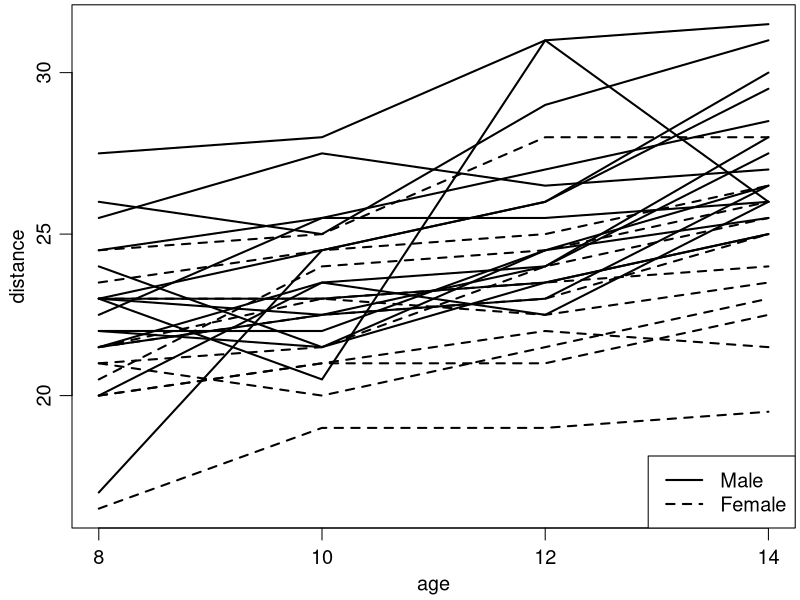
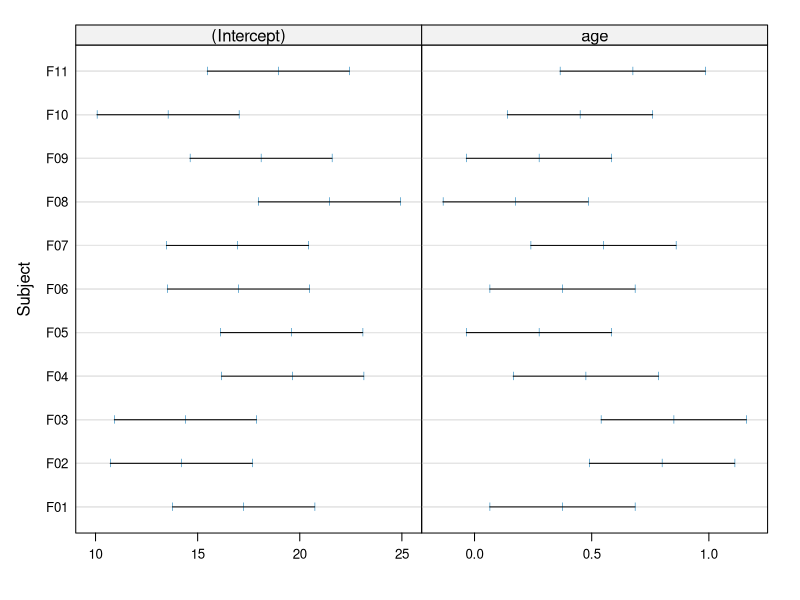
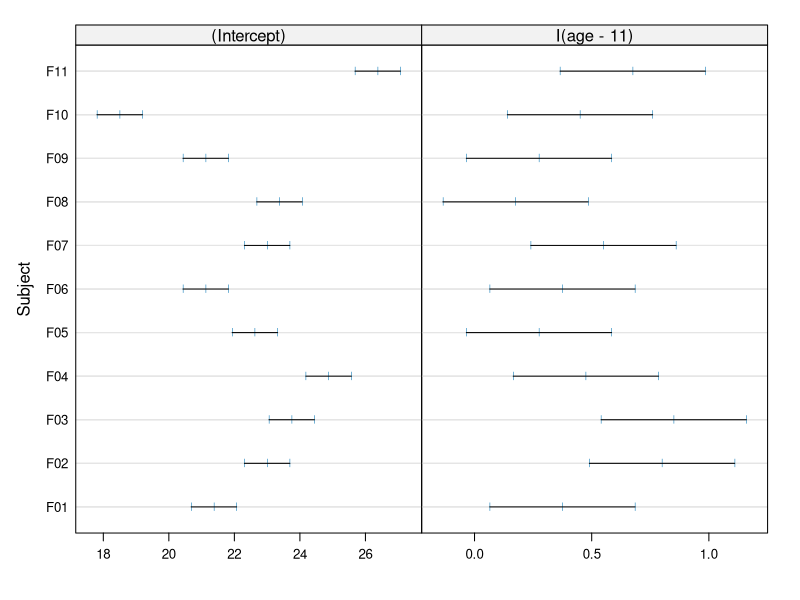
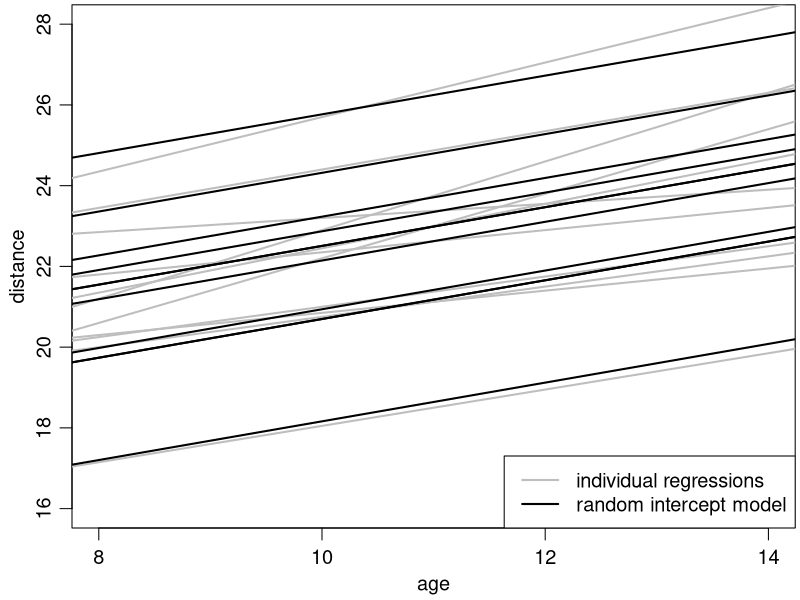
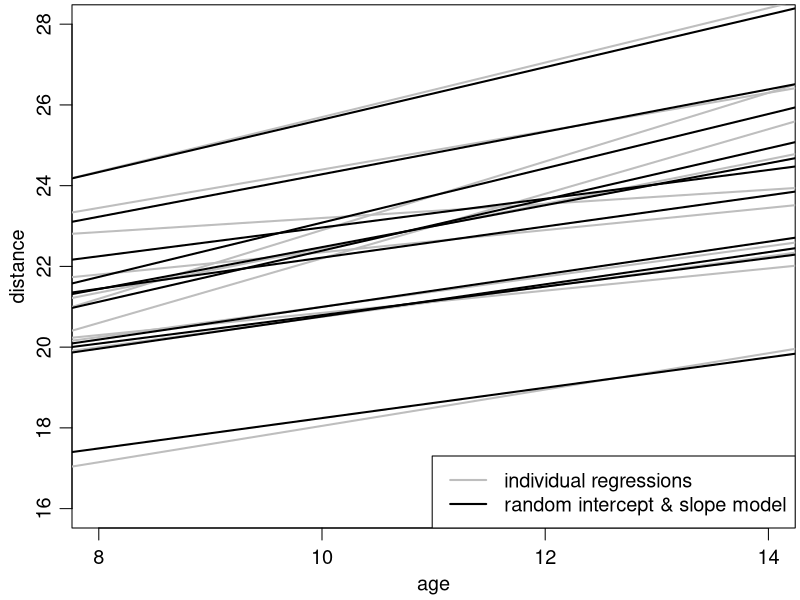
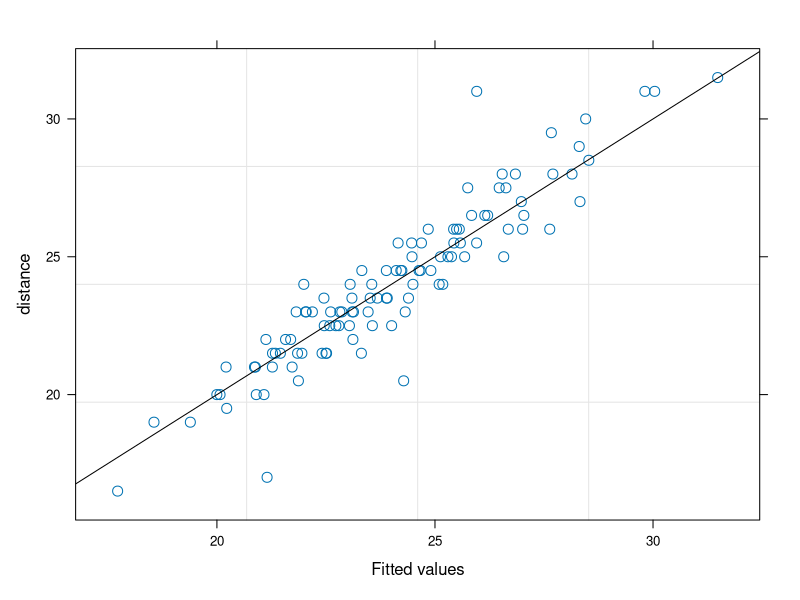
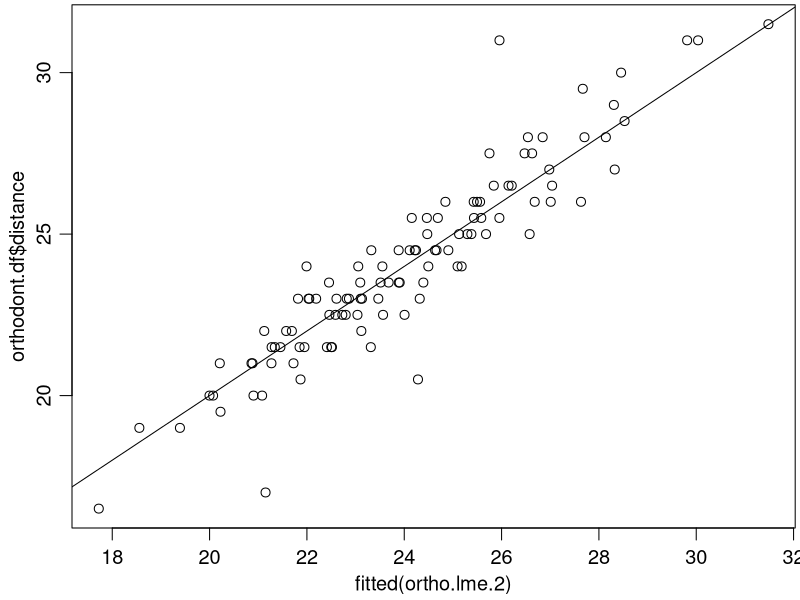
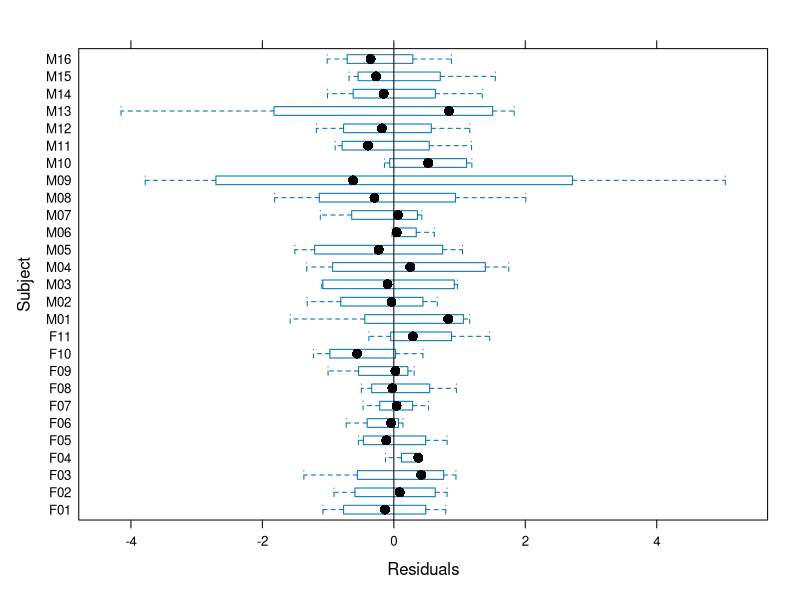

Write R code to recreate these figures, in order.
library(nlme)

orthodont.df <- data.frame(Orthodont)
orthodont.df$Subject <- factor(as.character(orthodont.df$Subject), ordered = FALSE)

par(oma=c(0,0,0,0), mar=c(3,3,0.2,0.2), mgp=c(1.8, 0.7, 0), cex=1.2)
plot(orthodont.df$age, orthodont.df$distance, xlab='age', ylab='distance', type='n', axes=FALSE)
axis(1, at=seq(8, 14, 2))
axis(2)
box()
for (s.index in 1:length(unique(orthodont.df$Subject))) {
  s <- unique(orthodont.df$Subject)[s.index]
  lines(orthodont.df$age[orthodont.df$Subject==s], orthodont.df$distance[orthodont.df$Subject==s], lty=1*(unique(orthodont.df$Sex[orthodont.df$Subject==s])=='Female')+1, lwd=2)
}
legend('bottomright', lty=c(1, 2), c('Male', 'Female'), lwd=2)


##############
# girls only #
##############

ortho.fem <- orthodont.df[orthodont.df$Sex=='Female',]

if (FALSE) {
postscript(file = "U:/vock/lehre/mixed_models/tex/ortho.fem.eps", onefile=TRUE,
  paper="special", width=7, height=5, family="Times", horizontal=FALSE)
par(oma=c(0,0,0,0), mar=c(3,3,0.2,0.2), mgp=c(1.8, 0.7, 0), cex=1.2)
plot(ortho.fem$age, ortho.fem$distance, xlab='age', ylab='distance', type='n', ylim=c(16, 28), axes=FALSE)
axis(1, at=seq(8, 14, 2))
axis(2)
box()
for (s.index in 1:length(unique(ortho.fem$Subject))) {
  s <- unique(ortho.fem$Subject)[s.index]
  lines(ortho.fem$age[ortho.fem$Subject==s], ortho.fem$distance[ortho.fem$Subject==s], lty=3*(s.index%%2)+2, lwd=2)
}
dev.off()
} # end if (FALSE)


# separate linear regression models per subject
ortho.fem.lmlist.1 <- lmList(distance ~ age | Subject, data=ortho.fem)
coef(ortho.fem.lmlist.1)
lapply(ortho.fem.lmlist.1, summary) # sigma-hat is also different
cbind(coef(ortho.fem.lmlist.1), 
  sigma=sapply(ortho.fem.lmlist.1, function(m) {summary(m)$sigma}))
plot(intervals(ortho.fem.lmlist.1))

# same as before, but with centered data
ortho.fem.lmlist.2 <- lmList(distance ~ I(age-11) | Subject, data=ortho.fem)
coef(ortho.fem.lmlist.2)
plot(intervals(ortho.fem.lmlist.2))

# a similar (common) model using lm
summary(lm(distance ~ age * Subject, data=ortho.fem))

# plot of the fitted regression lines
if (FALSE) {
postscript(file = "U:/vock/lehre/mixed_models/tex/ortho.fem.lmlist.eps", onefile=TRUE,
  paper="special", width=7, height=5, family="Times", horizontal=FALSE)
par(oma=c(0,0,0,0), mar=c(3,3,0.2,0.2), mgp=c(1.8, 0.7, 0), cex=1.2)
plot(ortho.fem$age, ortho.fem$distance, xlab='age', ylab='distance', type='n', ylim=c(16, 28), axes=FALSE)
axis(1, at=seq(8, 14, 2))
axis(2)
box()
for (s.index in 1:length(unique(ortho.fem$Subject))) {
  s <- unique(ortho.fem$Subject)[s.index]
  lines(ortho.fem$age[ortho.fem$Subject==s], ortho.fem$distance[ortho.fem$Subject==s], lty=3*(s.index%%2)+2, lwd=2, col='grey')
}
for (s.index in 1:length(unique(ortho.fem$Subject))) {
#  abline(rbind(c(1,-11),c(0,1)) %*% as.numeric(coef(ortho.fem.lmlist.2)[s.index,]), lwd=2)
  abline(as.numeric(coef(ortho.fem.lmlist.1)[s.index,]), lwd=2)
}
dev.off()
} # end if (FALSE)

# random intercept model
ortho.fem.lme.1 <- lme(distance ~ age, random = ~ 1 | Subject, data=ortho.fem)
ortho.fem.lme.1

# comparison to the individual regression lines
plot(ortho.fem$age, ortho.fem$distance, xlab='age', ylab='distance', type='n', ylim=c(16, 28), axes=FALSE)
axis(1, at=seq(8, 14, 2))
axis(2)
box()
for (s.index in 1:length(unique(ortho.fem$Subject))) {
  abline(as.numeric(coef(ortho.fem.lmlist.1)[s.index,]), lwd=2, col='grey')
}
for (s.index in 1:length(unique(ortho.fem$Subject))) {
  abline(as.numeric(coef(ortho.fem.lme.1)[s.index,]), lwd=2)
}
legend('bottomright', lty=1, lwd=2, col=c('grey', 'black'), c('individual regressions', 'random intercept model'))


# random intercept and slope model
ortho.fem.lme.2 <- lme(distance ~ age, random = ~ age | Subject, data=ortho.fem)
ortho.fem.lme.2

# comparison to the individual regression lines
plot(ortho.fem$age, ortho.fem$distance, xlab='age', ylab='distance', type='n', ylim=c(16, 28), axes=FALSE)
axis(1, at=seq(8, 14, 2))
axis(2)
box()
for (s.index in 1:length(unique(ortho.fem$Subject))) {
  abline(as.numeric(coef(ortho.fem.lmlist.1)[s.index,]), lwd=2, col='grey')
}
for (s.index in 1:length(unique(ortho.fem$Subject))) {
  abline(as.numeric(coef(ortho.fem.lme.2)[s.index,]), lwd=2)
}
legend('bottomright', lty=1, lwd=2, col=c('grey', 'black'), c('individual regressions', 'random intercept & slope model'))


library(lme4)
ortho.fem.lmer.1 <- lmer(distance ~ age + (1 | Subject), data=ortho.fem)
ortho.fem.lmer.1
ortho.fem.lmer.2 <- lmer(distance ~ age + (age | Subject), data=ortho.fem)
ortho.fem.lmer.2
detach(package:lme4)


# model comparison: LRT
anova(ortho.fem.lme.1, ortho.fem.lme.2)

detach(package:nlme)
library(lme4)
ortho.fem.lmer.1 <- lmer(distance ~ age + (1 | Subject), data=ortho.fem)
ortho.fem.lmer.2 <- lmer(distance ~ age + (age | Subject), data=ortho.fem)
anova(ortho.fem.lmer.1, ortho.fem.lmer.2) # switches to ML estimation
anova(ortho.fem.lmer.1, ortho.fem.lmer.2, refit=FALSE)
detach(package:lme4)
library(nlme)



##################
# girls and boys #
##################

ortho.lme.1 <- lme(distance ~ I(age-11), random = ~ I(age-11) | Subject, data=orthodont.df)
ortho.lme.1

ortho.lme.2 <- lme(distance ~ Sex * I(age-11), random = ~ I(age-11) | Subject, data=orthodont.df)
summary(ortho.lme.2)


fitted(ortho.lme.2, level=0:1)


# observed vs. fitted
plot(ortho.lme.2, distance ~ fitted(.), abline=c(0, 1))
# or:
plot(fitted(ortho.lme.2), orthodont.df$distance)
abline(0, 1)

if (FALSE) {
postscript(file = "U:/vock/lehre/mixed_models/tex/ortho.lme.2.observed.vs.fitted.eps", onefile=TRUE,
  paper="special", width=7, height=5, family="Times", horizontal=FALSE)
par(oma=c(0,0,0,0), mar=c(3,3,0.2,0.2), mgp=c(1.8, 0.7, 0), cex=1.2)
plot(fitted(ortho.lme.2), orthodont.df$distance, 
  xlim=range(orthodont.df$distance), ylim=range(orthodont.df$distance),
  xlab='Fitted value', ylab='Observed value')
abline(0, 1)
dev.off()
} # end if (FALSE)


##########################
# within-group residuals #
##########################

# boxplot of residuals by subject
plot(ortho.lme.2, Subject ~ resid(.), abline=0)
# or:
boxplot(resid(ortho.lme.2) ~ orthodont.df$Subject)
abline(h=0, lty='dotted')

if (FALSE) {
postscript(file = "U:/vock/lehre/mixed_models/tex/ortho.lme.2.residuals.eps", onefile=TRUE,
  paper="special", width=7, height=5, family="Times", horizontal=FALSE)
par(oma=c(0,0,0,0), mar=c(3.5,3,0.2,0.2), mgp=c(1.8, 0.7, 0), cex=1.2)
boxplot(resid(ortho.lme.2) ~ orthodont.df$Subject, axes=FALSE, ylab='Residual', ylim=c(-1, 1)*max(abs(resid(ortho.lme.2))))
axis(1, at=1:length(levels(orthodont.df$Subject)), labels=levels(orthodont.df$Subject), las=2)
axis(2)
mtext(side=1, line=2.3, 'Subject', cex=1.2)
box()
abline(h=0, lty='dotted')
dev.off()
}

# alternative to the boxplot
plot(resid(ortho.lme.2) ~ as.numeric(orthodont.df$Subject), axes=FALSE, ylab='Residual', xlab='Subject', ylim=c(-1, 1)*max(abs(resid(ortho.lme.2))), pch=16)
segments(1:length(levels(orthodont.df$Subject)), sapply(split(resid(ortho.lme.2), orthodont.df$Subject), min), 1:length(levels(orthodont.df$Subject)), sapply(split(resid(ortho.lme.2), orthodont.df$Subject), max))
segments(1:length(levels(orthodont.df$Subject)), sapply(split(resid(ortho.lme.2), orthodont.df$Subject), function(x) {sort(x)[2]}), 1:length(levels(orthodont.df$Subject)), sapply(split(resid(ortho.lme.2), orthodont.df$Subject), function(x) {sort(x)[3]}), lwd=5)
axis(1, at=1:length(levels(orthodont.df$Subject)), labels=levels(orthodont.df$Subject), las=2)
axis(2)
box()
abline(h=0, lty='dotted')

# scatter plots of residuals vs. fitted values, by sex
plot(ortho.lme.2, resid(.) ~ fitted(.) | Sex, grid=FALSE, abline=0, lty='dotted')
# or:
par(mfrow=c(1,2))
plot(fitted(ortho.lme.2)[orthodont.df$Sex=='Female'], resid(ortho.lme.2)[orthodont.df$Sex=='Female'], ylim=c(-1, 1)*max(abs(resid(ortho.lme.2))), xlim=range(fitted(ortho.lme.2)), xlab='Fitted value', ylab='Residual', main='Sex == Female')
abline(h=0, lty='dotted')
plot(fitted(ortho.lme.2)[orthodont.df$Sex=='Male'], resid(ortho.lme.2)[orthodont.df$Sex=='Male'], ylim=c(-1, 1)*max(abs(resid(ortho.lme.2))), xlim=range(fitted(ortho.lme.2)), xlab='Fitted value', ylab='Residual', main='Sex == Male')
abline(h=0, lty='dotted')
par(mfrow=c(1,1))

if (FALSE) {
postscript(file = "U:/vock/lehre/mixed_models/tex/ortho.lme.2.res.by.sex.eps", onefile=TRUE,
  paper="special", width=7, height=5, family="Times", horizontal=FALSE)
par(oma=c(0,0,0,0), mar=c(3,3,0.2,0.2), mgp=c(1.8, 0.7, 0), cex=1)
plot(ortho.lme.2, resid(.) ~ fitted(.) | Sex, grid=FALSE, abline=0, lty='dotted', scales=list(cex=1.2), 
  par.settings=list(axis.text=list(cex=1.2), par.xlab.text=list(cex=1.2), par.ylab.text=list(cex=1.2), add.text=list(cex=1.2)))
dev.off()
} # end if (FALSE)

# residuals vs. age by subject
plot(ortho.lme.2, resid(.) ~ age | Subject, grid=FALSE, abline=0, lty='dotted')
# girls and boys in separate rows
plot(ortho.lme.2, resid(.) ~ age | Subject, grid=FALSE, abline=0, lty='dotted', layout=c(6,5,1), skip=c(rep(FALSE, 11), TRUE, rep(FALSE, 16)))

if (FALSE) {
postscript(file = "U:/vock/lehre/mixed_models/tex/ortho.lme.2.res.vs.age.by.subject.eps", onefile=TRUE,
  paper="special", width=7, height=5, family="Times", horizontal=FALSE)
par(oma=c(0,0,0,0), mar=c(3,3,0.2,0.2), mgp=c(1.8, 0.7, 0), cex=0.8)
plot(ortho.lme.2, resid(.) ~ age | Subject, grid=FALSE, abline=0, lty='dotted', layout=c(8,4,1), skip=c(rep(FALSE, 11), rep(TRUE, 5), rep(FALSE, 16)),
  scales=list(x=list(limits=c(7, 15), at=c(8, 10, 12, 14)), y=list(at=c(-3, 0, 3))),
  par.settings=list(par.xlab.text=list(cex=1.2), par.ylab.text=list(cex=1.2)))
#plot(ortho.lme.2, resid(.) ~ fitted(.) | Sex, grid=FALSE, abline=0, lty='dotted', scales=list(cex=1.2), 
#  par.settings=list(axis.text=list(cex=1.2), par.xlab.text=list(cex=1.2), par.ylab.text=list(cex=1.2), add.text=list(cex=1.2)))
dev.off()
} # end if (FALSE)

# normal QQ plots
qqnorm(resid(ortho.lme.2))
# or:
qqnorm(ortho.lme.2, ~ resid(.))

# identifying the outliers: (ESC to stop)
identify(qqnorm(resid(ortho.lme.2)), labels=orthodont.df$Subject)

# separate normal QQ plots by sex
par(mfrow=c(1,2))
qqnorm(resid(ortho.lme.2)[orthodont.df$Sex=='Male'], xlim=c(-2.5, 2.5), ylim=range(resid(ortho.lme.2)), main='Sex == Male')
qqnorm(resid(ortho.lme.2)[orthodont.df$Sex=='Female'], xlim=c(-2.5, 2.5), ylim=range(resid(ortho.lme.2)), main='Sex == Female')
par(mfrow=c(1,1))
# this is not the same as
qqnorm(ortho.lme.2, ~ resid(.) | Sex)
# which roughly corresponds to:
qqnorm(resid(ortho.lme.2), col=as.numeric(orthodont.df$Sex)+1, datax=TRUE)

if (FALSE) {
postscript(file = "U:/vock/lehre/mixed_models/tex/ortho.lme.2.qqnorm.eps", onefile=TRUE,
  paper="special", width=7, height=5, family="Times", horizontal=FALSE)
par(oma=c(0,0,0,0), mar=c(3,3,0.2,0.2), mgp=c(1.8, 0.7, 0), cex=1.2)
qqnorm(resid(ortho.lme.2), main='')
dev.off()
postscript(file = "U:/vock/lehre/mixed_models/tex/ortho.lme.2.qqnorm.by.sex.eps", onefile=TRUE,
  paper="special", width=7, height=5, family="Times", horizontal=FALSE)
par(oma=c(0,0,0,0), mar=c(3,3,1.5,0.2), mgp=c(1.8, 0.7, 0), cex=1.2)
par(mfrow=c(1,2))
qqnorm(resid(ortho.lme.2)[orthodont.df$Sex=='Male'], xlim=c(-2.5, 2.5), ylim=range(resid(ortho.lme.2)), main='Sex == Male', cex.lab=1.2)
qqnorm(resid(ortho.lme.2)[orthodont.df$Sex=='Female'], xlim=c(-2.5, 2.5), ylim=range(resid(ortho.lme.2)), main='Sex == Female', cex.lab=1.2)
par(mfrow=c(1,1))
dev.off()
} # end if (FALSE)

# attempts to assess the independence of residuals and random effects
# residuals vs. single random effects
plot(ortho.lme.2, resid(.) ~ rep(ranef(.)$'(Intercept)', each=4), grid=FALSE, abline=0, lty='dotted', xlab='Random intercepts')
plot(ortho.lme.2, resid(.) ~ rep(ranef(.)$'I(age - 11)', each=4), grid=FALSE, abline=0, lty='dotted', xlab='Random coefficients for age')
# residuals vs. random-effects part of the predictions
plot(ortho.lme.2, resid(.) ~ fitted(., level=1) - fitted(., level=0), grid=FALSE, abline=0, lty='dotted', xlab='Random-effects part of the prediction')
plot(ortho.lme.2, resid(.) ~ fitted(., level=1) - fitted(., level=0) | Subject, grid=FALSE, abline=0, lty='dotted', xlab='Random-effects part of the prediction')


##################
# random effects #
##################

# QQ plots
qqnorm(ortho.lme.2, ~ ranef(.))

if (FALSE) {
postscript(file = "U:/vock/lehre/mixed_models/tex/ortho.lme.2.qqnorm.ranef.eps", onefile=TRUE,
  paper="special", width=7, height=5, family="Times", horizontal=FALSE)
par(oma=c(0,0,0,0), mar=c(3,3,0.2,0.2), mgp=c(1.8, 0.7, 0), cex=1.2)
qqnorm(ortho.lme.2, ~ ranef(.), id=0.1, cex=0.8, adj=c(0.5, -0.6),
#qqnorm(ortho.lme.2, ~ ranef(.), 
  par.settings=list(axis.text=list(cex=1.2), par.xlab.text=list(cex=1.2), par.ylab.text=list(cex=1.2), add.text=list(cex=1.2)))
dev.off()
} # end if (FALSE)

# boxplots of random intercepts/age effects by sex
re <- ranef(ortho.lme.2, augFrame=TRUE)
boxplot(re$'(Intercept)' ~ re$Sex)
abline(h=0, lty='dotted')
boxplot(re$'I(age - 11)' ~ re$Sex)
abline(h=0, lty='dotted')

if (FALSE) {
postscript(file = "U:/vock/lehre/mixed_models/skript_folien/ortho.lme.2.boxplot.ranef.eps", onefile=TRUE,
  paper="special", width=7, height=5, family="Times", horizontal=FALSE)
par(oma=c(0,0,0,0), mar=c(3,3,0.2,0.2), mgp=c(1.8, 0.7, 0), cex=1.2)
par(mfrow=c(1,2))
boxplot(re$'(Intercept)' ~ re$Sex, 
  ylim=c(-1, 1)*max(abs(re$'(Intercept)')), xlab='Sex', ylab='Intercept', cex.lab=1.2)
abline(h=0, lty='dotted')
boxplot(re$'I(age - 11)' ~ re$Sex, 
  ylim=c(-1, 1)*max(abs(re$'I(age - 11)')), xlab='Sex', ylab='I(age - 11)', cex.lab=1.2)
abline(h=0, lty='dotted')
par(mfrow=c(1,1))
dev.off()
} # end if (FALSE)

# homogeneity of Psi across sexes (covariance structure of the random effects):
# scatter plots of the predicted random effects, separately for girls and boys
re <- ranef(ortho.lme.2, augFrame=TRUE)
par(mfrow=c(1, 2))
with(re[re$Sex=='Male',], plot(`(Intercept)`, `I(age - 11)`, 
  xlim=c(-1, 1)*max(abs(re$`(Intercept)`)), ylim=c(-1, 1)*max(abs(re$`I(age - 11)`)),
  main='Sex == Male', xlab='Intercept'))
with(re[re$`I(age - 11)` > 0.2,], text(`(Intercept)`, `I(age - 11)`, 
  dimnames(re)[[1]][re$`I(age - 11)` > 0.2], cex=0.8, adj=c(0.5, 1.6)))
abline(h=0, v=0, lty='dotted')
with(re[re$Sex=='Female',], plot(`(Intercept)`, `I(age - 11)`, 
  xlim=c(-1, 1)*max(abs(re$`(Intercept)`)), ylim=c(-1, 1)*max(abs(re$`I(age - 11)`)),
  main='Sex == Female', xlab='Intercept'))
abline(h=0, v=0, lty='dotted')
par(mfrow=c(1, 1))

# similar plot, using lattice::xyplot
with(re, lattice::xyplot(`I(age - 11)` ~ `(Intercept)` | Sex, abline=list(h=0, v=0, lty='dotted')))

if (FALSE) {
postscript(file = "U:/vock/lehre/mixed_models/skript_folien/ortho.lme.2.scatter.ranef.by.sex.eps", onefile=TRUE,
  paper="special", width=7, height=5, family="Times", horizontal=FALSE)
par(oma=c(0,0,0,0), mar=c(3,3,1.5,0.2), mgp=c(1.8, 0.7, 0), cex=1.2)
re <- ranef(ortho.lme.2, augFrame=TRUE)
par(mfrow=c(1, 2))
with(re[re$Sex=='Male',], plot(`(Intercept)`, `I(age - 11)`, 
  xlim=c(-1, 1)*max(abs(re$`(Intercept)`)), ylim=c(-1, 1)*max(abs(re$`I(age - 11)`)),
  main='Sex == Male', xlab='Intercept', cex.lab=1.2))
with(re[re$`I(age - 11)` > 0.2,], text(`(Intercept)`, `I(age - 11)`, 
  dimnames(re)[[1]][re$`I(age - 11)` > 0.2], cex=0.8, adj=c(0.5, 1.6)))
abline(h=0, v=0, lty='dotted')
with(re[re$Sex=='Female',], plot(`(Intercept)`, `I(age - 11)`, 
  xlim=c(-1, 1)*max(abs(re$`(Intercept)`)), ylim=c(-1, 1)*max(abs(re$`I(age - 11)`)),
  main='Sex == Female', xlab='Intercept', cex.lab=1.2))
abline(h=0, v=0, lty='dotted')
par(mfrow=c(1, 1))
dev.off()
} # end if (FALSE)



# extracting fitted values/residuals/predicted random effects using lme4:
library(lme4)
ortho.lmer.2 <- lmer(distance ~ Sex * I(age-11) + (I(age-11) | Subject), data=orthodont.df)
fitted(ortho.lmer.2)
predict(ortho.lmer.2, re.form = ~ 0) # fixed effects only
resid(ortho.lmer.2)
resid(ortho.lmer.2, type='pearson', scaled=TRUE) # standardized residuals
ranef(ortho.lmer.2)
detach(package:lme4)




##############################
# independent random effects #
##############################

ortho.lme.2a <- lme(distance ~ Sex * I(age-11), random = list(Subject = pdDiag(~ I(age-11))), data=orthodont.df)
anova(ortho.lme.2, ortho.lme.2a)


library(lme4)
ortho.lmer.2a <- lmer(distance ~ Sex * I(age-11) + (I(age-11) || Subject), data=orthodont.df)
anova(ortho.lmer.2, ortho.lmer.2a, refit=FALSE)
detach(package:lme4)



